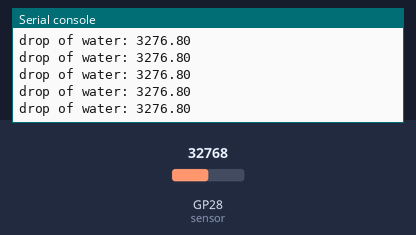
A program run on a simulated Raspberry Pi Pico running MicroPython. Parts: the last lines printed to the serial console. Inputs (shaded band) come from the test bench; at power-on: GP28 (sensor) = 32768 (analog values on the 0–65535 scale).

Above: at 1.2 s.
1.3 s: GP28 (sensor) set to 45874
At 1.56 s:
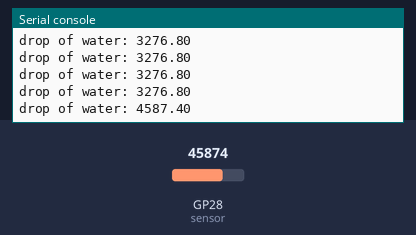
2.8 s: GP28 (sensor) set to 57670
At 2.96 s:
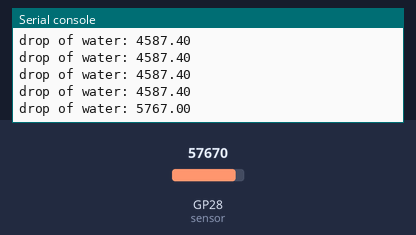
Timing chart, 0 to 5.8 s (numbered marks = the images above; inputs shaded):
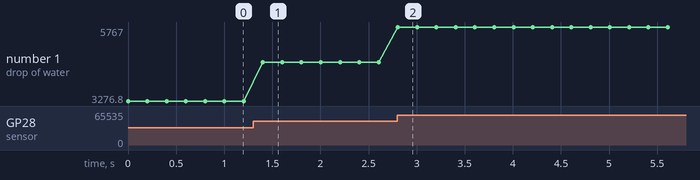

Measured:
- after the input at 1.3 s, the serial console: prints a new line after 0.10 s (image 1)
- after the input at 2.8 s, the serial console: prints a new line at once (image 2)
- plotted number 1: 3276.8 → 4587.4 after the input at 1.3 s, 4587.4 → 5767 after the input at 2.8 s

The program:

water_drop.py
```python
import machine  # type: ignore
import utime  # type: ignore

sensor = machine.ADC(28)

# センサーの値を水滴の単位に変換するための係数
water_drop_coefficient = 0.1  # 例: 1単位のセンサーの値が0.1水滴に相当する

# センサーの値を水滴の単位を取得する
while True:
    value = sensor.read_u16()
    water_drops = value * water_drop_coefficient
    print(f"drop of water: {water_drops:.2f}")
    utime.sleep_ms(200)
```
